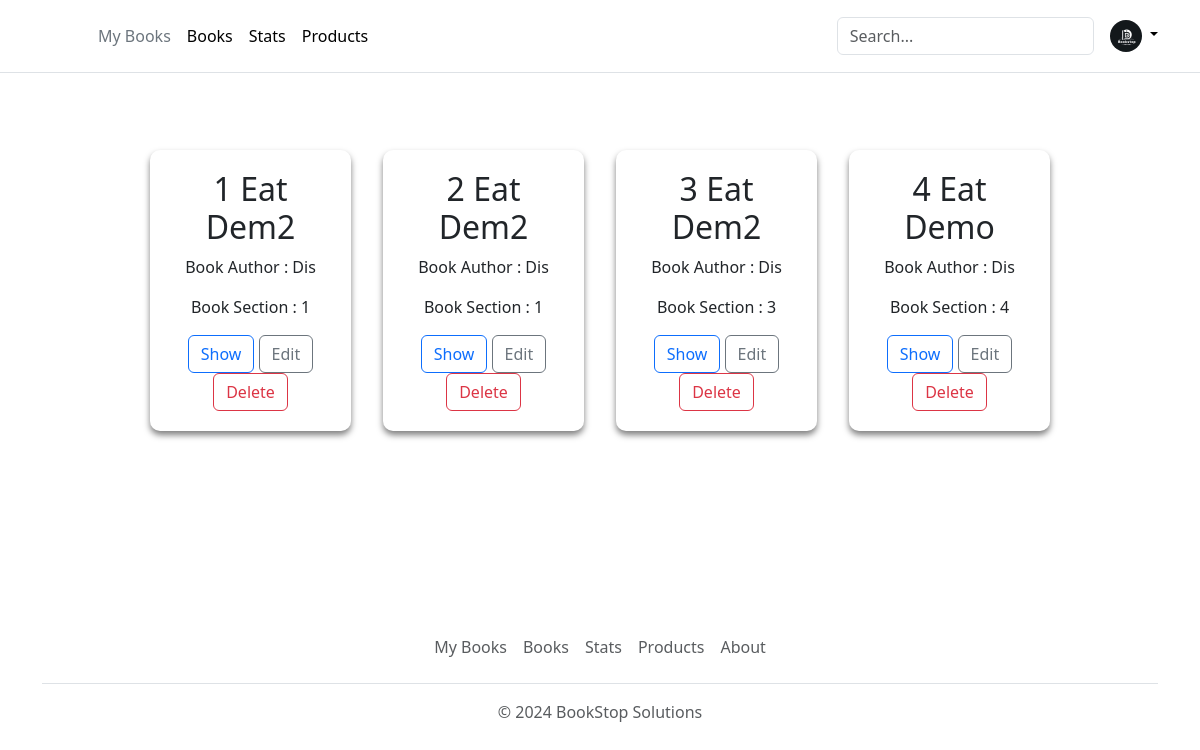
The page /showBooks on the database its author committed.
### main.py (models this page shows)
class Books(db.Model):
    __tablename__ = 'books'
    BookId = db.Column(db.Integer, autoincrement=True, primary_key=True)
    SectionId = db.Column(db.Integer, db.ForeignKey('section.SectionId'), nullable=False)
    Title = db.Column(db.String(50), nullable=False)
    Author = db.Column(db.String(50), nullable=False)
    Content = db.Column(db.Text)
    ImageLink = db.Column(db.String(255))

### main.py (the view)
@app.route("/showBooks", methods = ["GET","POST"])
def showBooks():
    books = Books.query.all()
    return render_template("showBooks.html", books=books)

### templates/showBooks.html (shortened to what this page needs)
<!DOCTYPE html>
<html lang="en">
  <head>
    <link rel="stylesheet" href="/static/add-section.css" />
    {% include 'bootstrap.html' %}
  </head>
  <body>
    <div>
      {% include 'header.html' %}
      <div>
        <div class="main-container">
          {% for book in books %}
          <div class="section-container" id="1">
            <h2>{{book.BookId}} {{book.Title}}</h2>
            <p>Book Author : {{book.Author}}</p>
            <div>
              <p>Book Section : {{book.SectionId}}</p>
            </div>
            <button type="button" id="showBook{{book.BookId}}" class="btn btn-outline-primary">
              Show
            </button>
            <button
              type="button"
              id="editBooks{{book.BookId}}"
              class="btn btn-outline-secondary"
            >
              Edit
            </button>
            <button type="button" class="btn btn-outline-danger">Delete</button>
          </div>
          {% endfor %}
      </div>
      {% include 'footer.html' %}
    </div>
  </body>
</html>

### static/add-section.css (style rules this page uses)
body { background-color: #2d2a2e; margin: 0; }
.main-container { display: flex; flex-wrap: wrap; padding: 130px; align-items: flex-start; gap: 2em; margin: 20px; margin-bottom: 50px; }
.section-container { background-color: rgba(255, 255, 255, 0.1); backdrop-filter: blur(10px); border-radius: 10px; padding: 20px 20px; box-shadow: 0 4px 6px rgba(0, 0, 0, 0.5); text-align: center; width: 20%; flex-grow: 1; }

### rows shown on the page
Books: BookId "1", Title "Eat Dem2", Author "Dis", SectionId "1"
Books: BookId "2", Title "Eat Dem2", Author "Dis", SectionId "1"
Books: BookId "3", Title "Eat Dem2", Author "Dis", SectionId "3"
Books: BookId "4", Title "Eat Demo", Author "Dis", SectionId "4"
